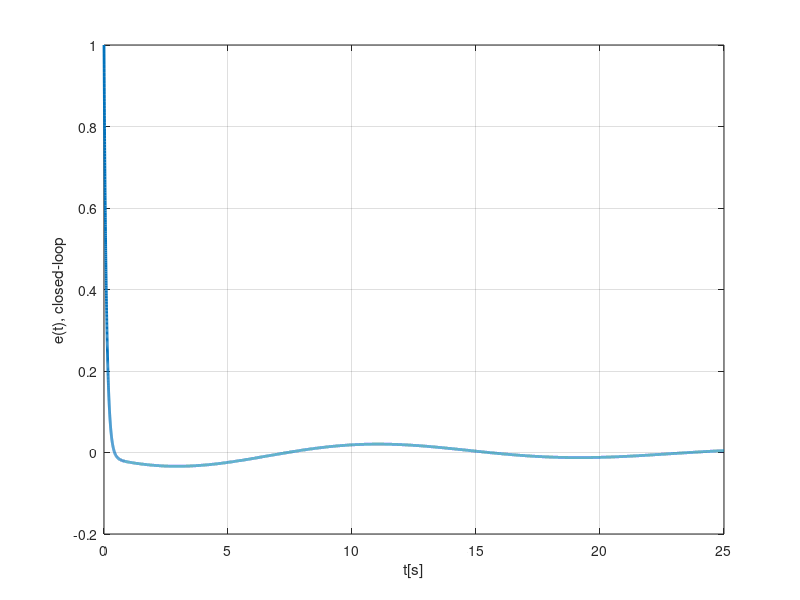

MATLAB code for this plot:
clc 
close all
clear all
%% closed-loop combination of propoertional and integral controller
t = 0:0.001:25; % time
s = tf('s'); %laplace variable
%% plotting error signal for constant reference signal
K = 3;
sysE = (s^2*(s+10)*s)/(s^2*(s+10)^2+K*(s+1)*5)
err = step(sysE,t);
figure(1)
plot(t,err,'LineWidth', 2)
grid on
xlabel('t[s]')
ylabel('e(t), closed-loop')